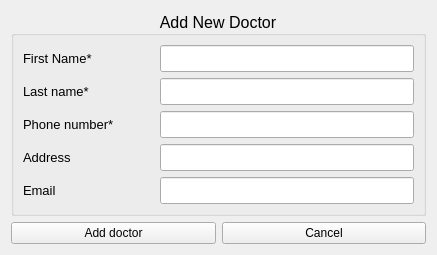
<?xml version="1.0" encoding="UTF-8"?>
<ui version="4.0">
 <class>Form</class>
 <widget class="QWidget" name="Form">
  <property name="geometry">
   <rect>
    <x>0</x>
    <y>0</y>
    <width>437</width>
    <height>206</height>
   </rect>
  </property>
  <property name="windowTitle">
   <string>Form</string>
  </property>
  <layout class="QGridLayout" name="gridLayout_2">
   <item row="0" column="0">
    <widget class="QGroupBox" name="groupBox">
     <property name="font">
      <font>
       <pointsize>12</pointsize>
       <weight>50</weight>
       <italic>false</italic>
       <bold>false</bold>
       <underline>false</underline>
      </font>
     </property>
     <property name="title">
      <string>Add New Doctor</string>
     </property>
     <property name="alignment">
      <set>Qt::AlignCenter</set>
     </property>
     <layout class="QGridLayout" name="gridLayout">
      <item row="3" column="0">
       <widget class="QLabel" name="label_3">
        <property name="minimumSize">
         <size>
          <width>50</width>
          <height>0</height>
         </size>
        </property>
        <property name="font">
         <font>
          <pointsize>10</pointsize>
         </font>
        </property>
        <property name="text">
         <string>Phone number*</string>
        </property>
       </widget>
      </item>
      <item row="4" column="0">
       <widget class="QLabel" name="label_4">
        <property name="minimumSize">
         <size>
          <width>50</width>
          <height>0</height>
         </size>
        </property>
        <property name="font">
         <font>
          <pointsize>10</pointsize>
         </font>
        </property>
        <property name="text">
         <string>Address</string>
        </property>
       </widget>
      </item>
      <item row="1" column="2">
       <widget class="QLineEdit" name="firstName"/>
      </item>
      <item row="1" column="0">
       <widget class="QLabel" name="label">
        <property name="minimumSize">
         <size>
          <width>50</width>
          <height>0</height>
         </size>
        </property>
        <property name="font">
         <font>
          <pointsize>10</pointsize>
         </font>
        </property>
        <property name="text">
         <string>First Name*</string>
        </property>
       </widget>
      </item>
      <item row="2" column="2">
       <widget class="QLineEdit" name="lastName"/>
      </item>
      <item row="3" column="2">
       <widget class="QLineEdit" name="phoneNumber"/>
      </item>
      <item row="4" column="2">
       <widget class="QLineEdit" name="address"/>
      </item>
      <item row="2" column="0">
       <widget class="QLabel" name="label_2">
        <property name="minimumSize">
         <size>
          <width>50</width>
          <height>0</height>
         </size>
        </property>
        <property name="font">
         <font>
          <pointsize>10</pointsize>
         </font>
        </property>
        <property name="text">
         <string>Last name*</string>
        </property>
       </widget>
      </item>
      <item row="1" column="1">
       <spacer name="horizontalSpacer">
        <property name="orientation">
         <enum>Qt::Horizontal</enum>
        </property>
        <property name="sizeType">
         <enum>QSizePolicy::Maximum</enum>
        </property>
        <property name="sizeHint" stdset="0">
         <size>
          <width>40</width>
          <height>20</height>
         </size>
        </property>
       </spacer>
      </item>
      <item row="5" column="0">
       <widget class="QLabel" name="label_5">
        <property name="minimumSize">
         <size>
          <width>50</width>
          <height>0</height>
         </size>
        </property>
        <property name="font">
         <font>
          <pointsize>10</pointsize>
         </font>
        </property>
        <property name="text">
         <string>Email</string>
        </property>
       </widget>
      </item>
      <item row="5" column="2">
       <widget class="QLineEdit" name="email"/>
      </item>
     </layout>
    </widget>
   </item>
   <item row="1" column="0">
    <layout class="QHBoxLayout" name="horizontalLayout">
     <item>
      <widget class="QPushButton" name="PB_Ok">
       <property name="text">
        <string>Add doctor</string>
       </property>
      </widget>
     </item>
     <item>
      <widget class="QPushButton" name="PB_Cancel">
       <property name="text">
        <string>Cancel</string>
       </property>
      </widget>
     </item>
    </layout>
   </item>
  </layout>
 </widget>
 <resources>
  <include location="../mainwindow.qrc"/>
 </resources>
 <connections/>
</ui>
